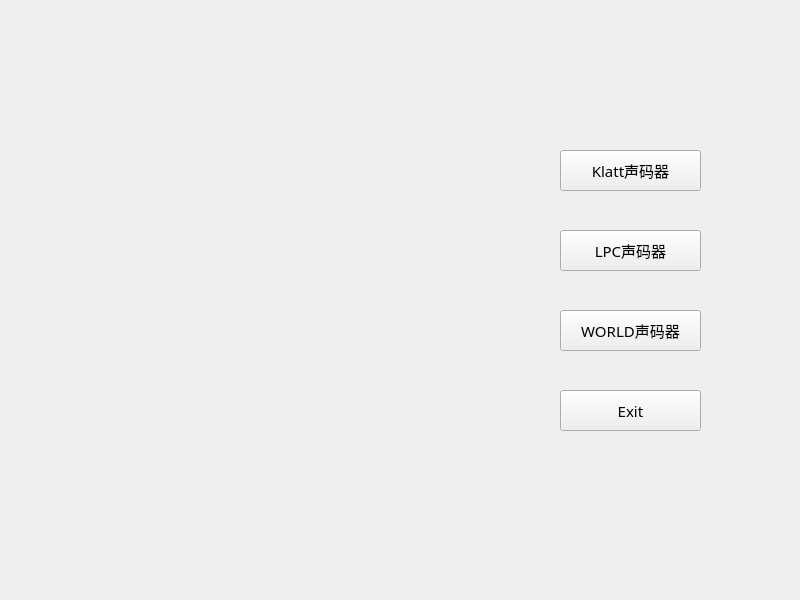
<?xml version="1.0" encoding="UTF-8"?>
<ui version="4.0">
 <class>Widget</class>
 <widget class="QWidget" name="Widget">
  <property name="geometry">
   <rect>
    <x>0</x>
    <y>0</y>
    <width>800</width>
    <height>600</height>
   </rect>
  </property>
  <property name="contextMenuPolicy">
   <enum>Qt::NoContextMenu</enum>
  </property>
  <property name="windowTitle">
   <string>EGG语音合成展示</string>
  </property>
  <property name="layoutDirection">
   <enum>Qt::LeftToRight</enum>
  </property>
  <property name="autoFillBackground">
   <bool>true</bool>
  </property>
  <property name="styleSheet">
   <string notr="true"/>
  </property>
  <widget class="QLabel" name="titlefigure">
   <property name="geometry">
    <rect>
     <x>90</x>
     <y>110</y>
     <width>411</width>
     <height>361</height>
    </rect>
   </property>
   <property name="text">
    <string/>
   </property>
   <property name="pixmap">
    <pixmap>../../../OneDrive - buaa.edu.cn/科研/本科毕设/开题/开题PPT/电声门图图图.png</pixmap>
   </property>
   <property name="scaledContents">
    <bool>true</bool>
   </property>
  </widget>
  <widget class="QPushButton" name="klattbutton">
   <property name="geometry">
    <rect>
     <x>560</x>
     <y>150</y>
     <width>141</width>
     <height>41</height>
    </rect>
   </property>
   <property name="font">
    <font>
     <family>黑体</family>
     <pointsize>11</pointsize>
    </font>
   </property>
   <property name="autoFillBackground">
    <bool>false</bool>
   </property>
   <property name="text">
    <string>Klatt声码器</string>
   </property>
  </widget>
  <widget class="QPushButton" name="LPCbutton">
   <property name="geometry">
    <rect>
     <x>560</x>
     <y>230</y>
     <width>141</width>
     <height>41</height>
    </rect>
   </property>
   <property name="font">
    <font>
     <family>黑体</family>
     <pointsize>11</pointsize>
    </font>
   </property>
   <property name="text">
    <string>LPC声码器</string>
   </property>
  </widget>
  <widget class="QPushButton" name="worldbutton">
   <property name="geometry">
    <rect>
     <x>560</x>
     <y>310</y>
     <width>141</width>
     <height>41</height>
    </rect>
   </property>
   <property name="font">
    <font>
     <family>黑体</family>
     <pointsize>11</pointsize>
    </font>
   </property>
   <property name="text">
    <string>WORLD声码器</string>
   </property>
  </widget>
  <widget class="QPushButton" name="exitbutton">
   <property name="geometry">
    <rect>
     <x>560</x>
     <y>390</y>
     <width>141</width>
     <height>41</height>
    </rect>
   </property>
   <property name="font">
    <font>
     <family>黑体</family>
     <pointsize>11</pointsize>
    </font>
   </property>
   <property name="text">
    <string>Exit</string>
   </property>
  </widget>
 </widget>
 <resources/>
 <connections/>
</ui>
